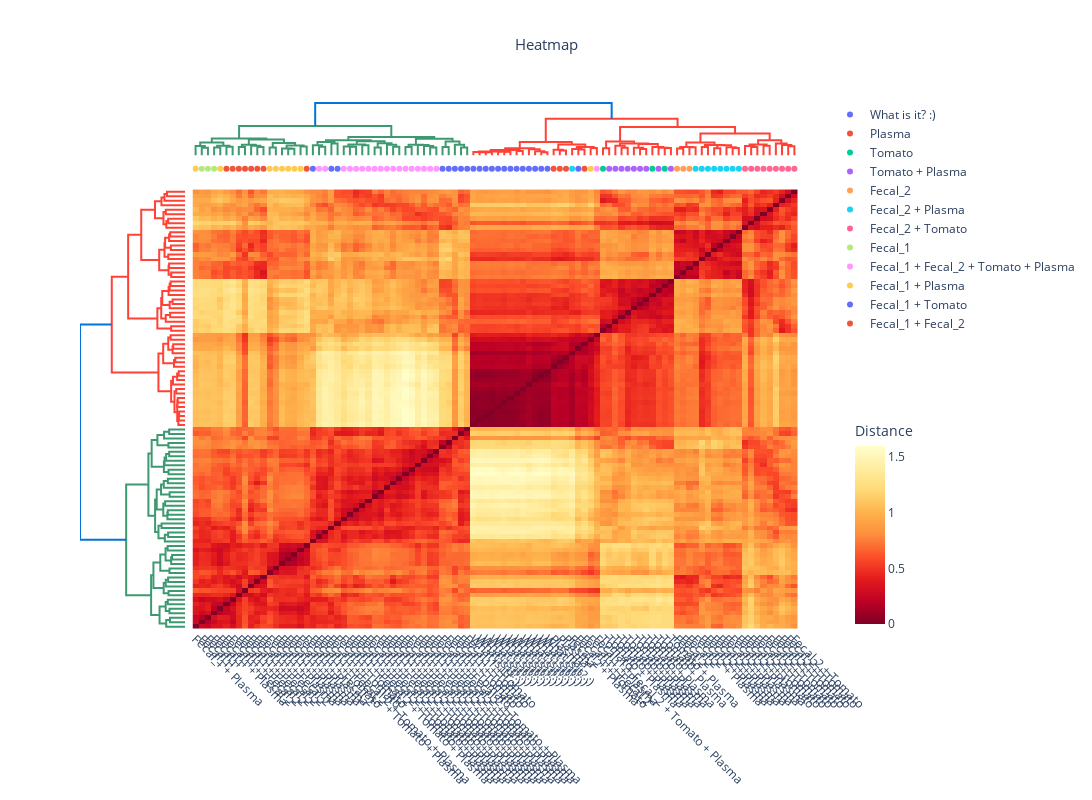

Write notebook code for a chart like this one.
### Code cell
visualization.plot_heatmap(matrix = memo_qe.memo_matrix,
    df_metadata=df_meta,
    filename_col = 'Filename',
    group_col='contains',
    norm = True,
    scaling= True)
